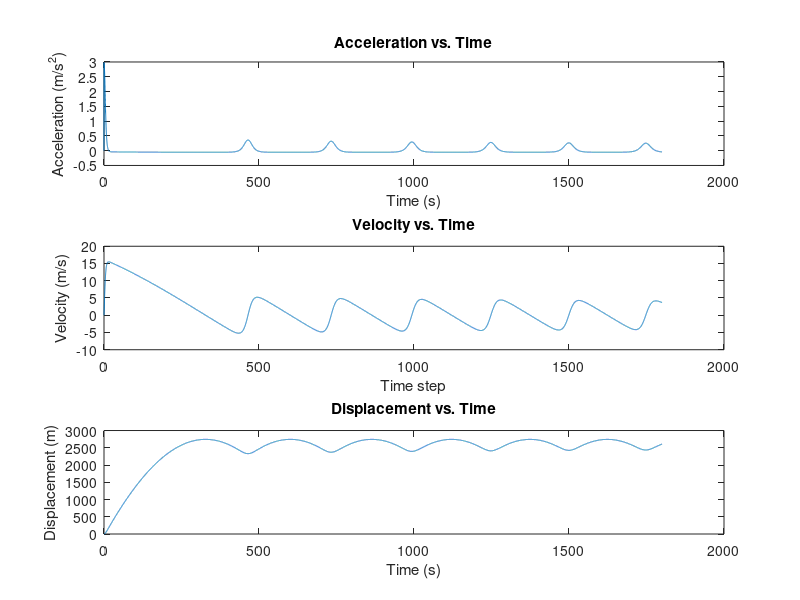

This chart was generated by the following MATLAB code: (Note: this script raises an error after producing the figure.)
% MODEL 1: referenceArea = pi*r^2, blade velo = (rpm/60)*2*pi -> angular
% velocity

% Bell 206 Jet Ranger
% Define constants
% lift = 1/2*(airDensity*(velo**2)*referenceArea*liftCoefficient)
% airResistance = 1/2*(airDensity*v^2*dragCoefficient*crossArea)
% airDensity = (101.29*((15.04-0.00649*r+273.1)/288.08)^(5.256))/(0.2869*(15.04-0.00649*r+273.1));
bladeDiameter = 10.15;
rpm = 394; % approx 394
passengers = 1; % 1-5
emptyMass = 730;
mass = emptyMass + (passengers*62); % avg weight of person = 62
velo = (rpm/60)*2*pi; % Not sure if angular velo or avg velo or get all sep lifts and add them

referenceArea = pi*((bladeDiameter/2)^2);
liftCoefficient = 0.12;

G = 6.67430e-11;
mEarth = 5.9722e24;
rEarth = 6371000;

dragCoefficient = 1; % approx 0.8 - 1.2
crossArea = 15.12;

% Time
t_start = 0;
t_end = 1800; % Change for diff time intervals
dt = 0.1;
time = t_start:dt:t_end;

% Init arrays for pos, velo, and accel
num_steps = length(time);
r = zeros(1, num_steps); % Pos
v = zeros(1, num_steps); % Velo
accel = zeros(1, num_steps); % Accel

% Init conditions
r(1) = 0;
v(1) = 0;

% Computes acceleration and displacement over time
for i = 2:num_steps
    % Fnet = ma -> Accel = (lift-weight-airResistance)/mass
    
    airDensity = (101.29*((15.04-0.00649*r(i-1)+273.1)/288.08)^(5.256))/(0.2869*(15.04-0.00649*r(i-1)+273.1));
    airResistance = 1/2*(airDensity*(v(i-1)^2)*dragCoefficient*crossArea);
    
    accel(i) = ((1/2*(airDensity*(velo^2)*referenceArea*liftCoefficient))-(G*((mass*mEarth)/((r(i-1)+rEarth)^2)))-airResistance)/mass;
    
    v(i)=v(i-1)+accel(i)*dt;
    r(i)=r(i-1)+v(i)*dt;
end

% Plotting
figure;

subplot(3,1,1);
plot(time, accel);
title('Acceleration vs. Time');
xlabel('Time (s)');
ylabel('Acceleration (m/s^2)');

subplot(3, 1, 2);
plot(time, v);
xlabel('Time step');
ylabel('Velocity (m/s)');
title('Velocity vs. Time');

subplot(3,1,3);
plot(time, r);
title('Displacement vs. Time');
xlabel('Time (s)');
ylabel('Displacement (m)');

sgtitle('Helicopter Vertical Motion');
